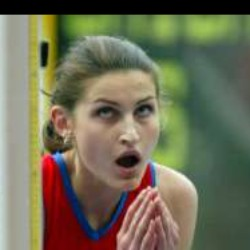
#> input picture lab4/test_images/0AA0A2.jpg, 250 x 250 px
$ python task2.py
#> lines starting #> are read from the running program, lines starting #| are printed output that depends on the picture; after the words box and inside, x2 and y2 are one past the last pixel; in counts of white or black regions, pixels touching at a corner belong together
#> further down, img is the input picture: shape (250, 250, 3); mean B, G, R 86.6, 110.3, 112.7
import cv2


def detect_face(image):
    # Load the pre-trained face detection classifier
    face_cascade = cv2.CascadeClassifier(
        cv2.data.haarcascades + 'haarcascade_frontalface_default.xml')

    # Convert the image to grayscale
    gray = cv2.cvtColor(image, cv2.COLOR_BGR2GRAY)
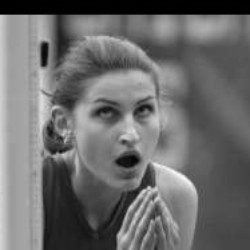
#> gray: shape (250, 250); min 0, max 251, mean 108.3

    # Detect faces in the image
    faces = face_cascade.detectMultiScale(gray, scaleFactor=1.1, minNeighbors=5)
#> faces = [[65, 64, 122, 122]]

    # Check if a face is detected
    if len(faces) > 0:
        # Assume that the image contains only one face
        # Return the coordinates of the detected face
        (x, y, w, h) = faces[0]
#> x = 65; y = 64; w = 122; h = 122
        cv2.rectangle(img, (x, y), (x + w, y + h), (255, 0, 0), 2)
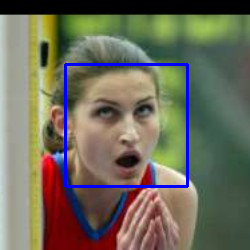
#> img: shape (250, 250, 3); 2.34% of pixels changed, all inside (x1, y1, x2, y2) = (64, 63, 189, 188)
        cv2.imshow("img", img)
        cv2.waitKey()
        return x, y, x + w, y + h
    else:
        # If no faces are detected, return None
        return None


img = cv2.imread('test_images/0AA0A2.jpg')
face = detect_face(img)
#> face = (65, 64, 187, 186)

$ run again, with lab4/test_images/14A19C.jpg copied over lab4/test_images/0AA0A2.jpg
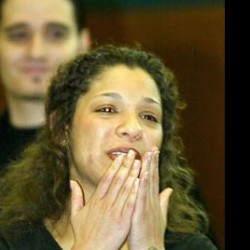
#> input picture lab4/test_images/14A19C.jpg, 250 x 250 px
#> img is the input picture: shape (250, 250, 3); mean B, G, R 54, 88.8, 103.1
#> in detect_face, `gray = cv2.cvtColor(image, cv2.COLOR_BGR2GRAY)`:
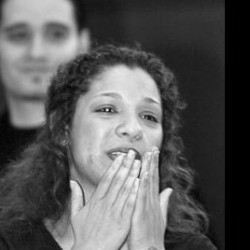
#> gray: shape (250, 250); min 0, max 245, mean 89.1
#> faces = [[70, 69, 112, 112]]
#> x = 70; y = 69; w = 112
#> in detect_face, `cv2.rectangle(img, (x, y), (x + w, y + h), (255, 0, 0), 2)`:
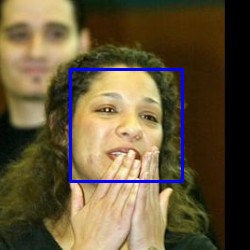
#> img: shape (250, 250, 3); 2.14% of pixels changed, all inside (x1, y1, x2, y2) = (69, 68, 184, 183)
#> face = (70, 69, 182, 181)

$ run again, with lab4/test_images/27DAC4.jpg copied over lab4/test_images/0AA0A2.jpg
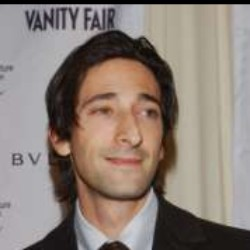
#> input picture lab4/test_images/27DAC4.jpg, 250 x 250 px
#> img is the input picture: shape (250, 250, 3); mean B, G, R 119, 127.3, 140.1
#> in detect_face, `gray = cv2.cvtColor(image, cv2.COLOR_BGR2GRAY)`:
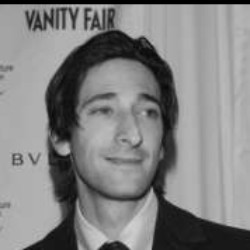
#> gray: shape (250, 250); min 0, max 214, mean 130.2
#> faces = [[68, 68, 114, 114]]
#> x = 68; w = 114
#> in detect_face, `cv2.rectangle(img, (x, y), (x + w, y + h), (255, 0, 0), 2)`:
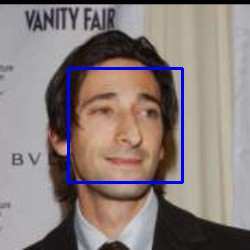
#> img: shape (250, 250, 3); 2.18% of pixels changed, all inside (x1, y1, x2, y2) = (67, 67, 184, 184)
#> face = (68, 68, 182, 182)

$ run again, with lab4/test_images/2FC4FD.jpg copied over lab4/test_images/0AA0A2.jpg
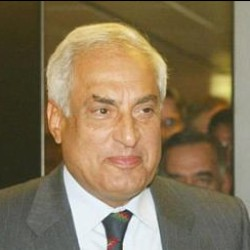
#> input picture lab4/test_images/2FC4FD.jpg, 250 x 250 px
#> img is the input picture: shape (250, 250, 3); mean B, G, R 86.2, 115.2, 132.3
#> in detect_face, `gray = cv2.cvtColor(image, cv2.COLOR_BGR2GRAY)`:
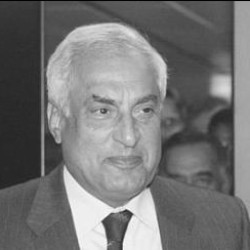
#> gray: shape (250, 250); min 1, max 251, mean 117
#> faces = [[146, 146, 85, 85], [68, 69, 113, 113], [37, 8, 131, 131]]
#> x = 146; w = 85
#> in detect_face, `cv2.rectangle(img, (x, y), (x + w, y + h), (255, 0, 0), 2)`:
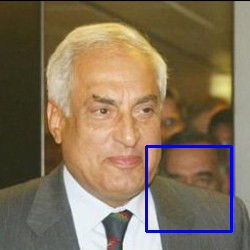
#> img: shape (250, 250, 3); 1.63% of pixels changed, all inside (x1, y1, x2, y2) = (145, 145, 233, 233)
#> face = (146, 146, 231, 231)
